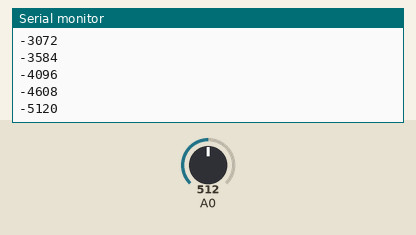
Recording of a sketch running on a simulated Arduino Uno, built with avr-gcc and run on an emulated ATmega328P. On the bench: the last lines printed to the serial monitor. Inputs (shaded band) come from the test bench; at power-on: A0 = 512.

Above: at 1.2 s.
1.3 s: A0 set to 716
At 1.32 s:
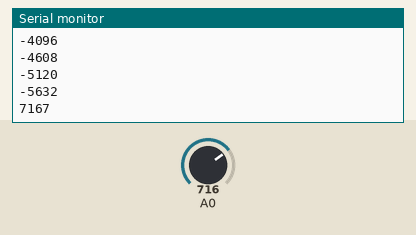
2.8 s: A0 set to 900
At 2.83 s:
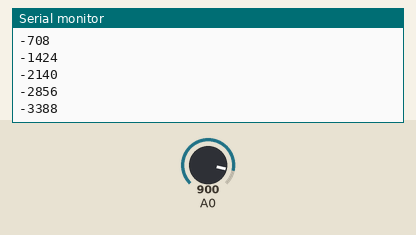
Timing chart, 0 to 5.8 s (numbered marks = the images above; inputs shaded):
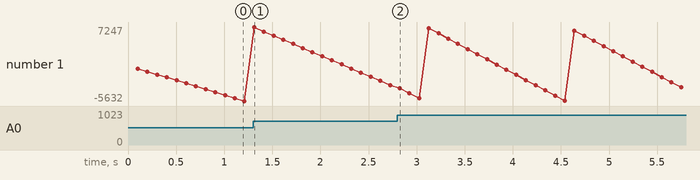

Measured:
- after the input at 1.3 s, the serial monitor: prints a new line at once (image 1)
- plotted number 1: -5632 → -2856 after the input at 1.3 s

The sketch:

HEART_SENSOR.ino
```cpp
// code by YaSh.
//Heart_Rate_Sensor code.

int reading = 0;
int  reading_final;
int Heart_rate;
void setup()
{
    Serial.begin(9600);     //Initializing Serial connections.
    pinMode(A0,INPUT);
    // pinMode(A1,INPUT);

}
//Taking readings and plotting.
void loop()
{
      for(int  i=0;i<5;i++)                   //For debugging.
      {
          reading  = reading + analogRead(A0);
          //calculating sum of ambient junk readings  5 times so that we can eliminate them afterwards.
      }
      reading_final  = (reading)/5;           // Average junk reading calulated.
      delay(100);
      Heart_rate = analogRead(A0)-reading_final;  // Final reading value.
      Serial.println(Heart_rate);                 //Printing and plotting.
}
```
